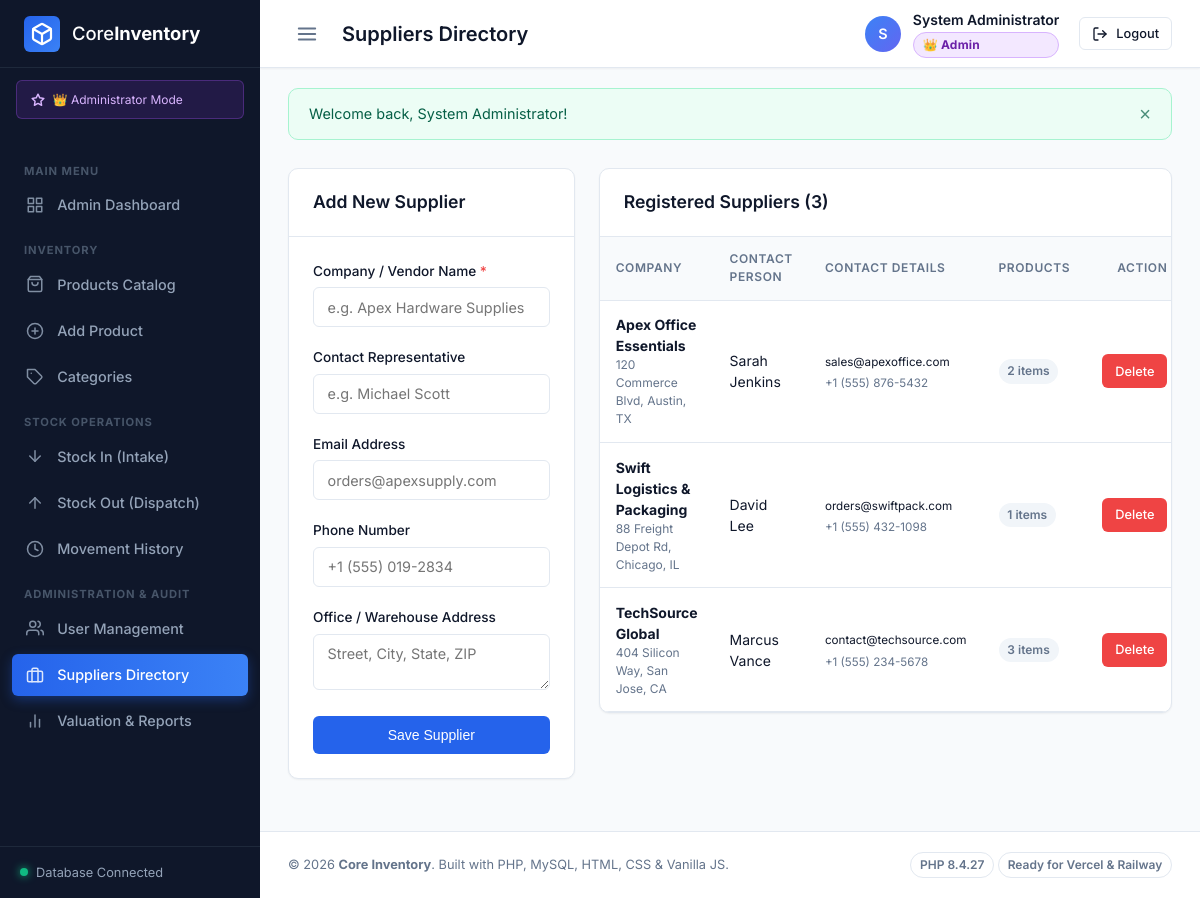
/pages/suppliers.php (signed in), run on the app's committed database.
### tables this page shows
CREATE TABLE `suppliers` (
    `id` INT UNSIGNED NOT NULL AUTO_INCREMENT,
    `name` VARCHAR(150) NOT NULL,
    `contact_person` VARCHAR(100) NULL,
    `email` VARCHAR(100) NULL,
    `phone` VARCHAR(30) NULL,
    `address` TEXT NULL,
    `created_at` DATETIME NOT NULL DEFAULT CURRENT_TIMESTAMP,
    PRIMARY KEY (`id`)
);

### config/config.php (called while the page is built, shortened)
<?php
function url(string $path = ''): string {
    $trimmedPath = ltrim($path, '/');
    return BASE_URL . '/' . $trimmedPath;
}
function isLoggedIn(): bool {
    return isset($_SESSION['user_id']) && !empty($_SESSION['user_id']);
}
function isAdmin(): bool {
    return isLoggedIn() && (($_SESSION['user_role'] ?? '') === 'admin');
}

### pages/suppliers.php (the view, shortened to what this page needs)
<?php
require_once __DIR__ . '/../includes/header.php';
$query = "SELECT s.*, COUNT(p.id) AS supplied_count
          FROM suppliers s
          LEFT JOIN products p ON s.id = p.supplier_id
          GROUP BY s.id
          ORDER BY s.name ASC";
$suppliers = $pdo->query($query)->fetchAll();
?>
<div style="display: grid; grid-template-columns: <?= isAdmin() ? '1fr 2fr' : '1fr' ?>; gap: 1.5rem; align-items: start;">
    <?php if (isAdmin()): ?>
        <div class="card">
            <div class="card-header">
                <h2 class="card-title">Add New Supplier</h2>
            </div>
            <div class="card-body">
                <form action="<?= url('api/suppliers.php?action=create') ?>" method="POST">
                    <div class="form-group">
                        <label class="form-label required" for="sup_name">Company / Vendor Name</label>
                        <input type="text" id="sup_name" name="name" class="form-control" placeholder="e.g. Apex Hardware Supplies" required>
                    </div>
                    <div class="form-group">
                        <label class="form-label" for="contact_person">Contact Representative</label>
                        <input type="text" id="contact_person" name="contact_person" class="form-control" placeholder="e.g. Michael Scott">
                    </div>
                    <div class="form-group">
                        <label class="form-label" for="sup_email">Email Address</label>
                        <input type="email" id="sup_email" name="email" class="form-control" placeholder="orders@apexsupply.com">
                    </div>
                    <div class="form-group">
                        <label class="form-label" for="sup_phone">Phone Number</label>
                        <input type="text" id="sup_phone" name="phone" class="form-control" placeholder="+1 (555) 019-2834">
                    </div>
                    <div class="form-group">
                        <label class="form-label" for="sup_addr">Office / Warehouse Address</label>
                        <textarea id="sup_addr" name="address" class="form-control" rows="2" placeholder="Street, City, State, ZIP"></textarea>
                    </div>
                    <button type="submit" class="btn btn-primary" style="width: 100%;">Save Supplier</button>
                </form>
            </div>
        </div>
    <?php endif; ?>
    <div class="card">
        <div class="card-header">
            <h2 class="card-title">Registered Suppliers (<?= count($suppliers) ?>)</h2>
        </div>
        <div class="card-body" style="padding: 0;">
            <div class="table-responsive">
                <table class="table">
                    <thead>
                        <tr>
                            <th>Company</th>
                            <th>Contact Person</th>
                            <th>Contact Details</th>
                            <th>Products</th>
                            <?php if (isAdmin()): ?>
                                <th style="text-align: right;">Action</th>
                            <?php endif; ?>
                        </tr>
                    </thead>
                    <tbody>
                        <?php if (empty($suppliers)): ?>
                            <tr>
                                <td colspan="<?= isAdmin() ? 5 : 4 ?>" style="text-align: center; padding: 2rem; color: var(--text-muted);">
                                    No suppliers registered yet.
                                </td>
                            </tr>
                        <?php else: ?>
                            <?php foreach ($suppliers as $sup): ?>
                                <tr>
                                    <td>
                                        <strong><?= htmlspecialchars($sup['name']) ?></strong>
                                        <?php if (!empty($sup['address'])): ?>
                                            <div style="font-size: 0.75rem; color: var(--text-muted);"><?= htmlspecialchars($sup['address']) ?></div>
                                        <?php endif; ?>
                                    </td>
                                    <td><?= htmlspecialchars($sup['contact_person'] ?? '-') ?></td>
                                    <td>
                                        <div><small><?= htmlspecialchars($sup['email'] ?? '-') ?></small></div>
                                        <div><small style="color: var(--text-muted);"><?= htmlspecialchars($sup['phone'] ?? '-') ?></small></div>
                                    </td>
                                    <td>
                                        <span class="badge badge-secondary"><?= $sup['supplied_count'] ?> items</span>
                                    </td>
                                    <?php if (isAdmin()): ?>
                                        <td style="text-align: right;">
                                            <a href="<?= url('api/suppliers.php?action=delete&id=' . $sup['id']) ?>"
                                               class="btn btn-sm btn-danger"
                                               onclick="return confirm('Delete this supplier record?');">
                                                Delete
                                            </a>
                                        </td>
                                    <?php endif; ?>
                                </tr>
                            <?php endforeach; ?>
                        <?php endif; ?>
                    </tbody>
                </table>
            </div>
        </div>
    </div>
</div>
<?php require_once __DIR__ . '/../includes/footer.php'; ?>

### assets/css/style.css (style rules this page uses)
:root { --primary: #2563eb; --primary-hover: #1d4ed8; --primary-light: #eff6ff; --secondary: #64748b; --secondary-hover: #475569; --secondary-light: #f1f5f9; --success: #10b981; --success-light: #ecfdf5; --warning: #f59e0b; --warning-light: #fffbeb; --danger: #ef4444; --danger-light: #fef2f2; --info: #06b6d4; --info-light: #ecfeff; --bg-main: #f8fafc; --bg-card: #ffffff; --bg-sidebar: #0f172a; --bg-sidebar-hover: #1e293b; --text-main: #0f172a; --text-muted: #64748b; --text-sidebar: #94a3b8; --text-sidebar-active: #ffffff; --border-color: #e2e8f0; --border-sidebar: #1e293b; --radius-sm: 6px; --radius-md: 10px; --radius-lg: 14px; --radius-full: 9999px; --shadow-sm: 0 1px 2px 0 rgba(0, 0, 0, 0.05); --shadow-md: 0 4px 6px -1px rgba(0, 0, 0, 0.07), 0 2px 4px -2px rgba(0, 0, 0, 0.05); --shadow-lg: 0 10px 15px -3px rgba(0, 0, 0, 0.08), 0 4px 6px -4px rgba(0, 0, 0, 0.05); --font-sans: 'Inter', -apple-system, BlinkMacSystemFont, 'Segoe UI', Roboto, sans-serif; --sidebar-width: 260px; --sidebar-collapsed-width: 70px; --navbar-height: 68px; --transition: all 0.25s cubic-bezier(0.4, 0, 0.2, 1); }
*, *::before, *::after { box-sizing: border-box; margin: 0; padding: 0; }
body { font-family: var(--font-sans); background-color: var(--bg-main); color: var(--text-main); line-height: 1.5; -webkit-font-smoothing: antialiased; }
a { color: var(--primary); text-decoration: none; transition: var(--transition); }
.btn { display: inline-flex; align-items: center; justify-content: center; gap: 0.5rem; padding: 0.6rem 1.15rem; font-size: 0.875rem; font-weight: 500; border-radius: var(--radius-sm); border: 1px solid transparent; cursor: pointer; transition: var(--transition); }
.btn-primary { background-color: var(--primary); color: white; }
.btn-danger { background-color: var(--danger); color: white; }
.btn-sm { padding: 0.4rem 0.75rem; font-size: 0.8rem; }
.badge { display: inline-flex; align-items: center; padding: 0.2rem 0.55rem; font-size: 0.75rem; font-weight: 600; border-radius: var(--radius-full); }
.badge-secondary { background: var(--secondary-light); color: var(--secondary); }
.card { background: var(--bg-card); border-radius: var(--radius-md); border: 1px solid var(--border-color); box-shadow: var(--shadow-sm); margin-bottom: 1.5rem; overflow: hidden; }
.card-header { padding: 1.25rem 1.5rem; border-bottom: 1px solid var(--border-color); display: flex; align-items: center; justify-content: space-between; }
.card-title { font-size: 1.1rem; font-weight: 600; }
.card-body { padding: 1.5rem; }
.table-responsive { overflow-x: auto; width: 100%; }
.table { width: 100%; border-collapse: collapse; font-size: 0.875rem; text-align: left; }
.table th { background: #f8fafc; color: var(--text-muted); font-weight: 600; text-transform: uppercase; font-size: 0.75rem; letter-spacing: 0.05em; padding: 0.85rem 1rem; border-bottom: 1px solid var(--border-color); }
.table td { padding: 0.85rem 1rem; border-bottom: 1px solid var(--border-color); vertical-align: middle; }
.form-group { margin-bottom: 1.25rem; }
.form-label { display: block; margin-bottom: 0.4rem; font-size: 0.85rem; font-weight: 500; color: var(--text-main); }
.form-label.required::after { content: " *"; color: var(--danger); }
.form-control { width: 100%; padding: 0.65rem 0.85rem; font-size: 0.9rem; border: 1px solid var(--border-color); border-radius: var(--radius-sm); background-color: #ffffff; font-family: inherit; color: var(--text-main); transition: var(--transition); }

### data on the page
suppliers: name "Apex Office Essentials", address "120 Commerce Blvd, Austin, TX", contact_person "Sarah Jenkins", email "sales@apexoffice.com", phone "+1 (555) 876-5432", supplied_count "2"
suppliers: name "Swift Logistics & Packaging", address "88 Freight Depot Rd, Chicago, IL", contact_person "David Lee", email "orders@swiftpack.com", phone "+1 (555) 432-1098", supplied_count "1"
suppliers: name "TechSource Global", address "404 Silicon Way, San Jose, CA", contact_person "Marcus Vance", email "contact@techsource.com", phone "+1 (555) 234-5678", supplied_count "3"

### other printed values
$pageTitle "Suppliers Directory"
substr($user['full_name'], 0, 1) "S"
$user['full_name'] "System Administrator"
$flash['message'] "Welcome back, System Administrator!"
count($suppliers) "3"
APP_NAME "Core Inventory"
PHP_VERSION "8.4.27"
